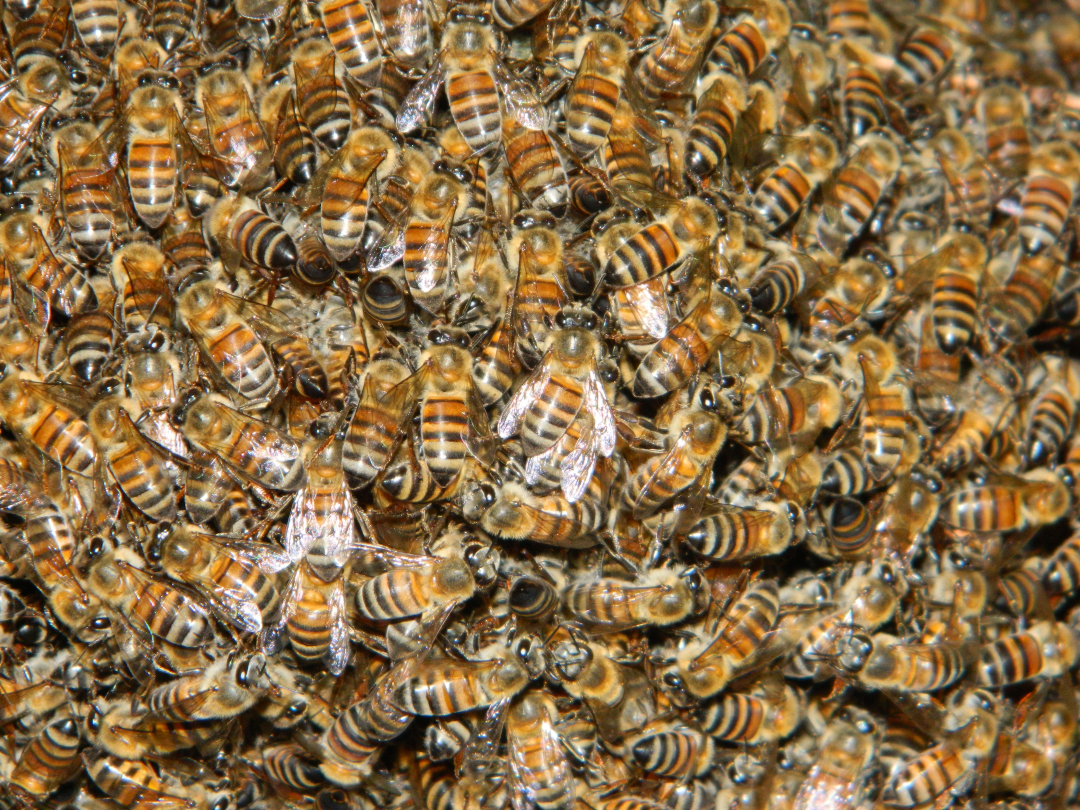
%> input picture Home exam/examdata/bees.jpg, 4320 x 3240 px (shown at 1/4 size)
$ octave bees.m   (GNU Octave 9; MATLAB toolbox functions it lacks are replaced by stand-ins)
%> lines starting %> are read from the running program, lines starting %| are printed output that depends on the picture; in (x1, y1, x2, y2) boxes, pixels count from 0 and x2, y2 are one past the last pixel; in counts of white or black regions, pixels touching at a corner belong together; the program's own positions count from 1
img = imread('bees.jpg');
ig = rgb2gray(img);

%imshow([img(:,:,1) img(:,:,2) img(:,:,3)])
figure()
imshow(ig)

%%
ig = rgb2gray(img);
ig = wiener2(ig, [10 10]);
im1 = ig(850:1050, 940:1150) < 100;
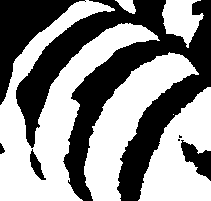
%> im1: size 201x211 logical; 55.4% white; 7 black regions (2 under 20 px), largest, box (x1, y1, x2, y2) and area: (16, 0, 211, 201) 14960, (0, 0, 86, 105) 3105, (181, 140, 211, 181) 611, (30, 149, 46, 180) 207, (0, 143, 5, 154) 35
im3 = ig(1:200, 4000:end-1) < 100;
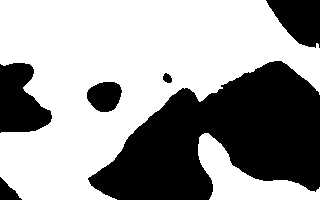
%> im3: size 200x320 logical; 61.3% white; 6 black regions, box (x1, y1, x2, y2) and area: (88, 61, 320, 200) 19342, (0, 63, 52, 133) 2528, (266, 0, 320, 48) 1760, (87, 82, 122, 112) 808, (0, 177, 22, 200) 269, (163, 73, 172, 83) 66
im2 = ig(800:1150, 2450:2800) < 100;
%> im2: size 351x351 logical; 33.2% white; 28 white regions (14 under 20 px), largest, box (x1, y1, x2, y2) and area: (0, 0, 262, 107) 14227, (60, 121, 281, 328) 12157, (230, 204, 351, 351) 6095
im1 = imresize(im1, [256 256]);
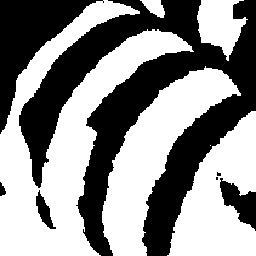
%> im1: size 256x256 logical; 55.3% white; 7 black regions (2 under 20 px), largest, box (x1, y1, x2, y2) and area: (19, 0, 256, 256) 23132, (0, 0, 104, 134) 4803, (220, 178, 256, 231) 943, (36, 190, 56, 229) 320, (0, 182, 6, 196) 55
im2 = imresize(im2, [256 256]);
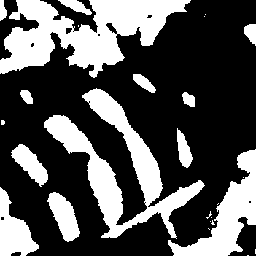
%> im2: size 256x256 logical; 33.2% white; 26 white regions (13 under 20 px), largest, box (x1, y1, x2, y2) and area: (0, 0, 191, 78) 7569, (44, 88, 205, 239) 6475, (168, 149, 256, 256) 3225
im3 = imresize(im3, [256 256]);
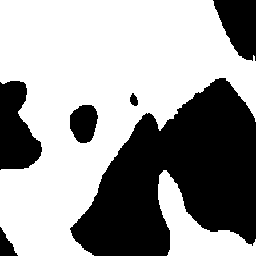
%> im3: size 256x256 logical; 61.3% white; 6 black regions, box (x1, y1, x2, y2) and area: (70, 78, 256, 256) 19792, (0, 81, 42, 170) 2588, (213, 0, 256, 61) 1802, (70, 105, 98, 143) 829, (0, 227, 18, 256) 276, (130, 93, 138, 106) 73
f1 = log(fft(im1));
f2 = log(fft(im2));
f3 = log(fft(im3));
f1t = f1 > 1;
%> f1t: size 256x256 logical; 87.5% white; black in thin lines or dots
f2t = f2 > 1;
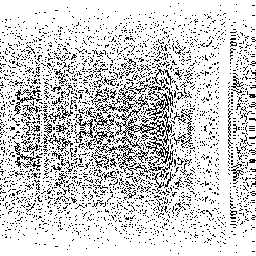
%> f2t: size 256x256 logical; 82.2% white; black in thin lines or dots
f3t = f3 > 1;
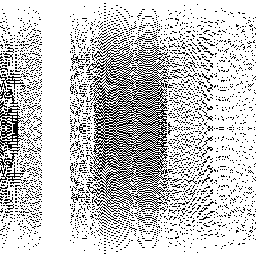
%> f3t: size 256x256 logical; 78.7% white; black in thin lines or dots
mean(f1t, 'all')
%> ans = 0.875
mean(f2t, 'all')
%> ans = 0.822
mean(f3t, 'all')
%> ans = 0.787

figure()
subplot(3,2,1)
imshow(im1)
subplot(3,2,3)
imshow(im2)
subplot(3,2,5)
imshow(im3)
subplot(3,2,2)
imshow(f1t);
subplot(3,2,4)
imshow(f2t);
subplot(3,2,6)
imshow(f3t);
% [6 lines of commented-out code are left out]

%%
ig = rgb2gray(img);
ig = wiener2(ig, [10 10]) < 100;
elsize = 256;
ffts = zeros(size(ig,1), size(ig,2));
slice = zeros(elsize, elsize);
%> (the run ends here)
